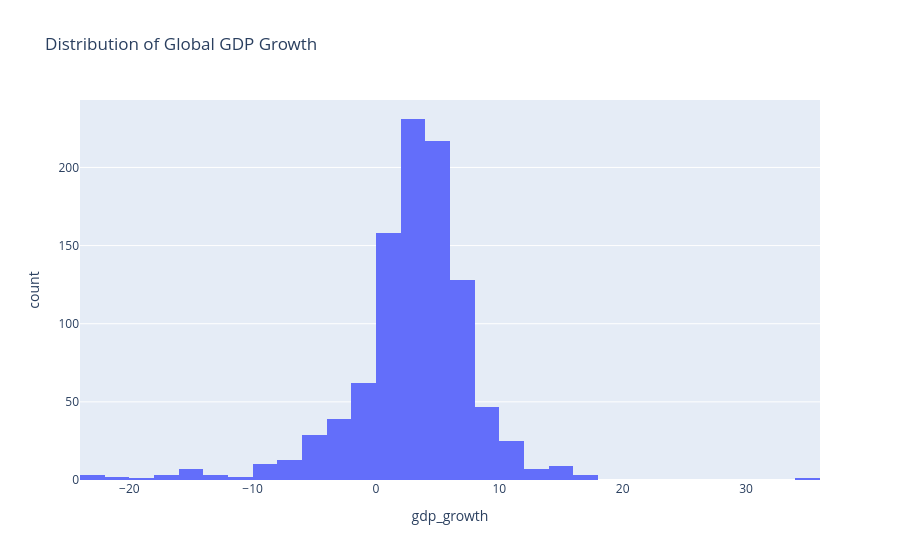

Notebook code for this chart:
### Markdown cell above
## 5. Global Distribution of Growth

### Code cell
px.histogram(df,x="gdp_growth",nbins=50,title="Distribution of Global GDP Growth").show()

### Figure 1 — Plotly figure (JSON) as saved in the notebook; plotly's stock layout.template omitted (floating-point values rounded to 4 significant figures; data arrays with more than 128 entries replaced by an {"elided": "..."} marker saying what was removed)
{"data": [{"alignmentgroup": "True", "bingroup": "x", "hovertemplate": "gdp_growth=%{x}<br>count=%{y}<extra></extra>", "legendgroup": "", "marker": {"color": "#636efa", "pattern": {"shape": ""}}, "name": "", "nbinsx": 50, "offsetgroup": "", "orientation": "v", "showlegend": false, "type": "histogram", "x": {"elided": "1000 float values"}, "xaxis": "x", "yaxis": "y"}], "layout": {"autosize": true, "barmode": "relative", "legend": {"tracegroupgap": 0}, "title": {"text": "Distribution of Global GDP Growth"}, "xaxis": {"anchor": "y", "autorange": true, "domain": [0, 1], "range": [-24, 36], "title": {"text": "gdp_growth"}, "type": "linear"}, "yaxis": {"anchor": "x", "autorange": true, "domain": [0, 1], "range": [0, 243.2], "title": {"text": "count"}}}}
